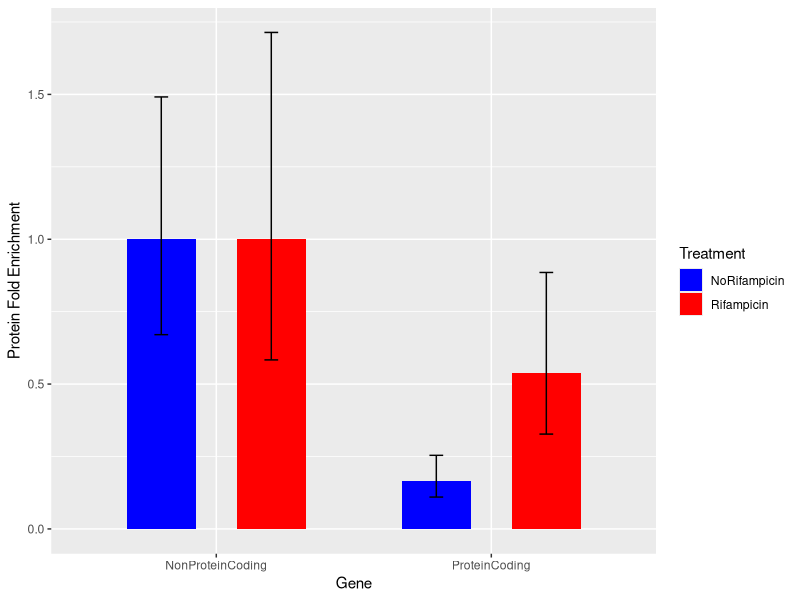
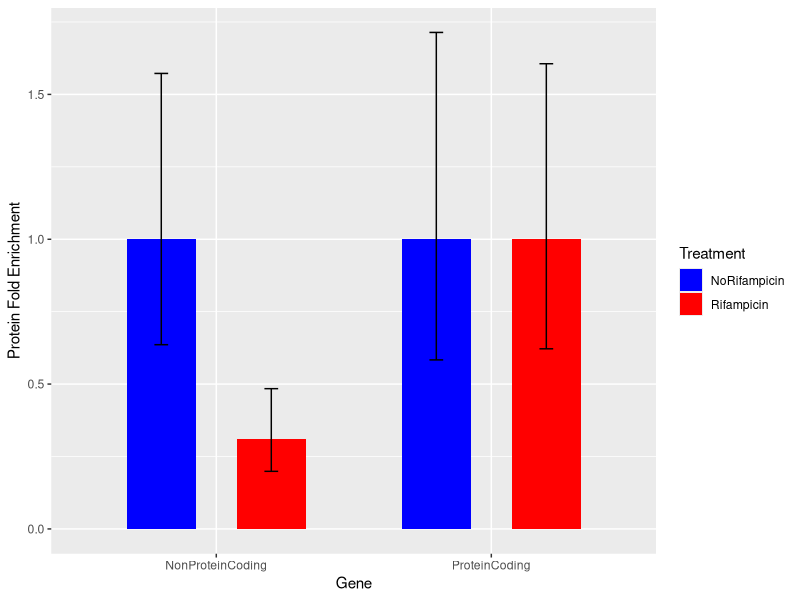
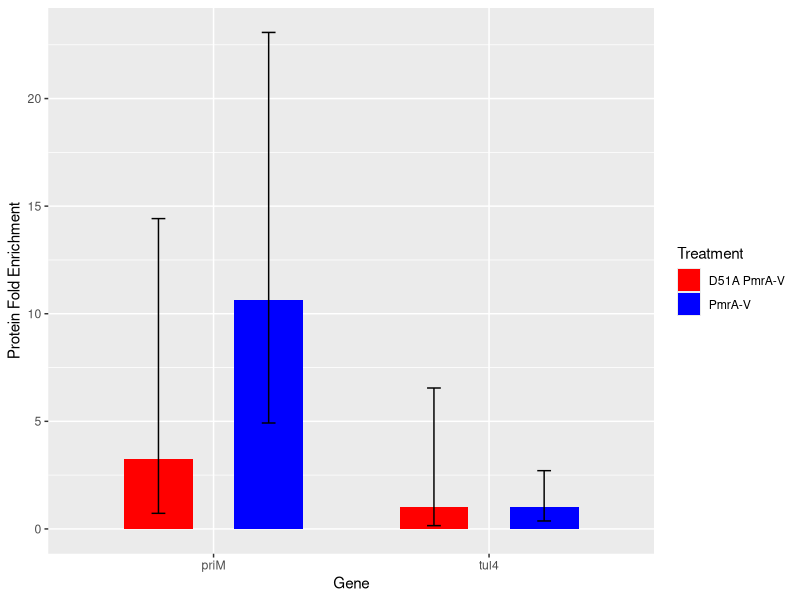

Recreate these plots in R, in order.
## ---- chunk 1
knitr::opts_chunk$set(echo = FALSE)
## ---- chunk 2
library("tidyverse")
raw_cps <- read_csv("raw_data_qpcr.csv")
## ---- chunk 3
raw_long <- gather(raw_cps,
                   key = "replicate",
                   value = "cp_value",
                   InputRep1:IPRep3)
#this gets summary stats for our three technical replicates
average_cps_inputs <- filter(raw_long, grepl("Input", replicate)) %>% 
  group_by(Sample) %>% 
  summarize(Inputaverage=mean(cp_value), Inputstandard_deviation=sd(cp_value))

average_cps_IPs <- filter(raw_long, grepl("IP", replicate)) %>% 
  group_by(Sample) %>% 
  summarize(IPaverage=mean(cp_value), IPstandard_deviation=sd(cp_value))


#combine averages with description of treatments
treatments <- subset(raw_cps, select = -(InputRep1:IPRep3))
summary_cps <- left_join(average_cps_IPs, treatments, by = "Sample")
summary_cps <- left_join(average_cps_inputs, summary_cps, by = "Sample")

#find delta cp
summary_cps$delta_cps <- (summary_cps$IPaverage - summary_cps$Inputaverage)

#average delta cp
ave_delta_cp <- summary_cps %>% group_by(Treatment) %>%
  summarize(ave_dcp = mean(delta_cps), sd_delta_cp = sd(delta_cps))
treatments <- subset(treatments, select = -(Sample))
treatments <- treatments[order(treatments$Treatment), ]
treatments <- treatments[!duplicated(treatments), ]
ave_delta_cp <- left_join(treatments, ave_delta_cp, by = "Treatment")

#delta delta cp
treated <- filter(ave_delta_cp, ControlTreatment == "n")
treated <- treated[order(treated$ControlGene), c(2,4:5)]
treated_ddcp_gene1 <- -(diff(treated$ave_dcp))
treated_ddcp_gene2 <- 0
control <- filter(ave_delta_cp, ControlTreatment == "y")
control <- control[order(control$ControlGene), c(2,4:5)]
control_ddcp_gene1 <- -(diff(control$ave_dcp))
control_ddcp_gene2 <- 0

#s
treated_sd <- as.vector(treated$sd_delta_cp)
treated_s_gene1 <- ((treated_sd[1]^2) + (treated_sd[2]^2))^(1/2)
treated_s_gene2 <- ((treated_sd[1]^2) + (treated_sd[1]^2))^(1/2)
control_sd <- as.vector(control$sd_delta_cp)
control_s_gene1 <- ((control_sd[1]^2) + (control_sd[2]^2))^(1/2)
control_s_gene2 <- ((control_sd[1]^2) + (control_sd[1]^2))^(1/2)

#put into df
ddcp <- data.frame(treated_ddcp_gene1, treated_ddcp_gene2, control_ddcp_gene1, control_ddcp_gene2)
s <- data.frame(treated_s_gene1, treated_s_gene2, control_s_gene1, control_s_gene2)

#label with your treatments and controls
treatment_vector <- c('Rifampicin', 'Rifampicin', 'NoRifampicin', 'NoRifampicin')
gene_vector <- c('ProteinCoding', 'NonProteinCoding', 'ProteinCoding', 'NonProteinCoding')
treatment_number <- c('1', '2', '3', '4')
ddcp_long <- gather(ddcp,
                    key = "type",
                    value = "ddcp",
                    treated_ddcp_gene1:control_ddcp_gene2)
s_long <- gather(s,
                 key = "type",
                 value = "sd",
                 treated_s_gene1:control_s_gene2)
ddcp_long <- cbind(ddcp_long, treatment=treatment_vector)
ddcp_long <- cbind(ddcp_long, gene=gene_vector)
ddcp_long <- cbind(ddcp_long, treat_num=treatment_number)
s_long <- cbind(s_long, treatment=treatment_vector)
s_long <- cbind(s_long, gene=gene_vector)
s_long <- cbind(s_long, treat_num=treatment_number)

#normalized for primer efficiency
ddcp_long$norm_ddcp <- cbind(1.8^(-ddcp_long$ddcp))

#combine_columns
norm_ddcp_and_s <- left_join(ddcp_long, s_long, by = "treat_num")

#plus and minus s
norm_ddcp_and_s$ddcp_plus_s <- (norm_ddcp_and_s$ddcp + norm_ddcp_and_s$sd)
norm_ddcp_and_s$ddcp_minus_s <- (norm_ddcp_and_s$ddcp - norm_ddcp_and_s$sd)

#normalize plus and minus s
norm_ddcp_and_s$norm_ddcp_plus_s <- cbind(1.8^(-norm_ddcp_and_s$ddcp_plus_s))
norm_ddcp_and_s$norm_ddcp_minus_s <- cbind(1.8^(-norm_ddcp_and_s$ddcp_minus_s))

#plot
cols <- c("NoRifampicin" ="blue", "Rifampicin" = "red")
ggplot(norm_ddcp_and_s, aes(gene.x, norm_ddcp, fill=treatment.x)) + 
  geom_bar(stat="identity", position=position_dodge(width=0.8), width=0.5) +
  geom_errorbar(aes(ymin=norm_ddcp_minus_s, ymax=norm_ddcp_plus_s), position = position_dodge(0.8), width = 0.1) +
  scale_fill_manual(values=cols, name="Treatment") + 
  labs(x="Gene", y="Protein Fold Enrichment")

## ---- chunk 4
raw_long <- gather(raw_cps,
                             key = "replicate",
                             value = "cp_value",
                             InputRep1:IPRep3)
#this gets summary stats for our three technical replicates
average_cps_inputs <- filter(raw_long, grepl("Input", replicate)) %>% 
                        group_by(Sample) %>% 
                        summarize(Inputaverage=mean(cp_value), Inputstandard_deviation=sd(cp_value))

average_cps_IPs <- filter(raw_long, grepl("IP", replicate)) %>% 
  group_by(Sample) %>% 
  summarize(IPaverage=mean(cp_value), IPstandard_deviation=sd(cp_value))


#combine averages with description of treatments
treatments <- subset(raw_cps, select = -(InputRep1:IPRep3))
summary_cps <- left_join(average_cps_IPs, treatments, by = "Sample")
summary_cps <- left_join(average_cps_inputs, summary_cps, by = "Sample")

#find delta cp
summary_cps$delta_cps <- (summary_cps$IPaverage - summary_cps$Inputaverage)

#average delta cp
ave_delta_cp <- summary_cps %>% group_by(Treatment) %>%
                            summarize(ave_dcp = mean(delta_cps), sd_delta_cp = sd(delta_cps))
treatments <- subset(treatments, select = -(Sample))
treatments <- treatments[order(treatments$Treatment), ]
treatments <- treatments[!duplicated(treatments), ]
ave_delta_cp <- left_join(treatments, ave_delta_cp, by = "Treatment")

#delta delta cp
gene1 <- filter(ave_delta_cp, ControlGene == "n")
gene1 <- gene1[order(gene1$ControlTreatment), c(1,4:5)]
gene1_ddcp_trtd <- -(diff(gene1$ave_dcp))
gene1_ddcp_control <- 0
gene2 <- filter(ave_delta_cp, ControlGene == "y")
gene2 <- gene2[order(gene2$ControlTreatment), c(1,4:5)]
gene2_ddcp_trtd <- -(diff(gene2$ave_dcp))
gene2_ddcp_control <- 0

#s
gene1_sd <- as.vector(gene1$sd_delta_cp)
gene1_s_trtd <- ((gene1_sd[1]^2) + (gene1_sd[2]^2))^(1/2)
gene1_s_control <- ((gene1_sd[1]^2) + (gene1_sd[1]^2))^(1/2)
gene2_sd <- as.vector(gene2$sd_delta_cp)
gene2_s_trtd <- ((gene2_sd[1]^2) + (gene2_sd[2]^2))^(1/2)
gene2_s_control <- ((gene2_sd[1]^2) + (gene2_sd[1]^2))^(1/2)

#put into df
ddcp <- data.frame(gene1_ddcp_trtd, gene1_ddcp_control, gene2_ddcp_trtd, gene2_ddcp_control)
s <- data.frame(gene1_s_trtd, gene1_s_control, gene2_s_trtd, gene2_s_control)
#label with your treatments and controls
treatment_vector <- c('Rifampicin', 'NoRifampicin', 'Rifampicin', 'NoRifampicin')
gene_vector <- c('ProteinCoding', 'ProteinCoding', 'NonProteinCoding', 'NonProteinCoding')
treatment_number <- c('1', '2', '3', '4')
ddcp_long <- gather(ddcp,
                key = "type",
                value = "ddcp",
                gene1_ddcp_trtd:gene2_ddcp_control)
s_long <- gather(s,
                    key = "type",
                    value = "sd",
                    gene1_s_trtd:gene2_s_control)
ddcp_long <- cbind(ddcp_long, treatment=treatment_vector)
ddcp_long <- cbind(ddcp_long, gene=gene_vector)
ddcp_long <- cbind(ddcp_long, treat_num=treatment_number)
s_long <- cbind(s_long, treatment=treatment_vector)
s_long <- cbind(s_long, gene=gene_vector)
s_long <- cbind(s_long, treat_num=treatment_number)

#normalized for primer efficiency
ddcp_long$norm_ddcp <- cbind(1.8^(-ddcp_long$ddcp))


#combine_columns
norm_ddcp_and_s <- left_join(ddcp_long, s_long, by = "treat_num")

#plus and minus s
norm_ddcp_and_s$ddcp_plus_s <- (norm_ddcp_and_s$ddcp + norm_ddcp_and_s$sd)
norm_ddcp_and_s$ddcp_minus_s <- (norm_ddcp_and_s$ddcp - norm_ddcp_and_s$sd)

#normalize plus and minus s
norm_ddcp_and_s$norm_ddcp_plus_s <- cbind(1.8^(-norm_ddcp_and_s$ddcp_plus_s))
norm_ddcp_and_s$norm_ddcp_minus_s <- cbind(1.8^(-norm_ddcp_and_s$ddcp_minus_s))

#plot
cols <- c("NoRifampicin" ="blue", "Rifampicin" = "red")
ggplot(norm_ddcp_and_s, aes(gene.x, norm_ddcp, fill=treatment.x)) + 
  geom_bar(stat="identity", position=position_dodge(width=0.8), width=0.5) +
  geom_errorbar(aes(ymin=norm_ddcp_minus_s, ymax=norm_ddcp_plus_s), position = position_dodge(0.8), width = 0.1) +
  scale_fill_manual(values=cols, name="Treatment") + 
  labs(x="Gene", y="Protein Fold Enrichment")
  
## ---- chunk 5
raw_cps <- read_csv("raw_data_qpcr2.csv")
## ---- chunk 6
raw_long <- gather(raw_cps,
                   key = "replicate",
                   value = "cp_value",
                   InputRep1:IPRep3)
#this gets summary stats for our three technical replicates
average_cps_inputs <- filter(raw_long, grepl("Input", replicate)) %>% 
  group_by(Sample) %>% 
  summarize(Inputaverage=mean(cp_value), Inputstandard_deviation=sd(cp_value))

average_cps_IPs <- filter(raw_long, grepl("IP", replicate)) %>% 
  group_by(Sample) %>% 
  summarize(IPaverage=mean(cp_value), IPstandard_deviation=sd(cp_value))


#combine averages with description of treatments
treatments <- subset(raw_cps, select = -(InputRep1:IPRep3))
summary_cps <- left_join(average_cps_IPs, treatments, by = "Sample")
summary_cps <- left_join(average_cps_inputs, summary_cps, by = "Sample")

#find delta cp
summary_cps$delta_cps <- (summary_cps$IPaverage - summary_cps$Inputaverage)

#average delta cp
ave_delta_cp <- summary_cps %>% group_by(Treatment) %>%
  summarize(ave_dcp = mean(delta_cps), sd_delta_cp = sd(delta_cps))
treatments <- subset(treatments, select = -(Sample))
treatments <- treatments[order(treatments$Treatment), ]
treatments <- treatments[!duplicated(treatments), ]
ave_delta_cp <- left_join(treatments, ave_delta_cp, by = "Treatment")

#delta delta cp
treated <- filter(ave_delta_cp, ControlTreatment == "n")
treated <- treated[order(treated$ControlGene), c(2,4:5)]
treated_ddcp_gene1 <- -diff(treated$ave_dcp)
treated_ddcp_gene2 <- 0
control <- filter(ave_delta_cp, ControlTreatment == "y")
control <- control[order(control$ControlGene), c(2,4:5)]
control_ddcp_gene1 <- -diff(control$ave_dcp)
control_ddcp_gene2 <- 0

#s
treated_sd <- as.vector(treated$sd_delta_cp)
treated_s_gene1 <- ((treated_sd[1]^2) + (treated_sd[2]^2))^(1/2)
treated_s_gene2 <- ((treated_sd[1]^2) + (treated_sd[1]^2))^(1/2)
control_sd <- as.vector(control$sd_delta_cp)
control_s_gene1 <- ((control_sd[1]^2) + (control_sd[2]^2))^(1/2)
control_s_gene2 <- ((control_sd[1]^2) + (control_sd[1]^2))^(1/2)

#put into df
ddcp <- data.frame(treated_ddcp_gene1, treated_ddcp_gene2, control_ddcp_gene1, control_ddcp_gene2)
s <- data.frame(treated_s_gene1, treated_s_gene2, control_s_gene1, control_s_gene2)

#label with your treatments and controls
treatment_vector <- c('PmrA-V', 'PmrA-V', 'D51A PmrA-V', 'D51A PmrA-V')
gene_vector <- c('priM', 'tul4', 'priM', 'tul4')
treatment_number <- c('1', '2', '3', '4')
ddcp_long <- gather(ddcp,
                    key = "type",
                    value = "ddcp",
                    treated_ddcp_gene1:control_ddcp_gene2)
s_long <- gather(s,
                 key = "type",
                 value = "sd",
                 treated_s_gene1:control_s_gene2)
ddcp_long <- cbind(ddcp_long, treatment=treatment_vector)
ddcp_long <- cbind(ddcp_long, gene=gene_vector)
ddcp_long <- cbind(ddcp_long, treat_num=treatment_number)
s_long <- cbind(s_long, treatment=treatment_vector)
s_long <- cbind(s_long, gene=gene_vector)
s_long <- cbind(s_long, treat_num=treatment_number)

#normalized for primer efficiency
ddcp_long$norm_ddcp <- cbind(1.8^(-ddcp_long$ddcp))

#combine_columns
norm_ddcp_and_s <- left_join(ddcp_long, s_long, by = "treat_num")

#plus and minus s
norm_ddcp_and_s$ddcp_plus_s <- (norm_ddcp_and_s$ddcp + norm_ddcp_and_s$sd)
norm_ddcp_and_s$ddcp_minus_s <- (norm_ddcp_and_s$ddcp - norm_ddcp_and_s$sd)

#normalize plus and minus s
norm_ddcp_and_s$norm_ddcp_plus_s <- cbind(1.8^(-norm_ddcp_and_s$ddcp_plus_s))
norm_ddcp_and_s$norm_ddcp_minus_s <- cbind(1.8^(-norm_ddcp_and_s$ddcp_minus_s))

#plot
cols <- c("PmrA-V" ="blue", "D51A PmrA-V" = "red")
ggplot(norm_ddcp_and_s, aes(gene.x, norm_ddcp, fill=treatment.x)) + 
  geom_bar(stat="identity", position=position_dodge(width=0.8), width=0.5) +
  geom_errorbar(aes(ymin=norm_ddcp_minus_s, ymax=norm_ddcp_plus_s), position = position_dodge(0.8), width = 0.1) +
  scale_fill_manual(values=cols, name="Treatment") + 
  labs(x="Gene", y="Protein Fold Enrichment")

